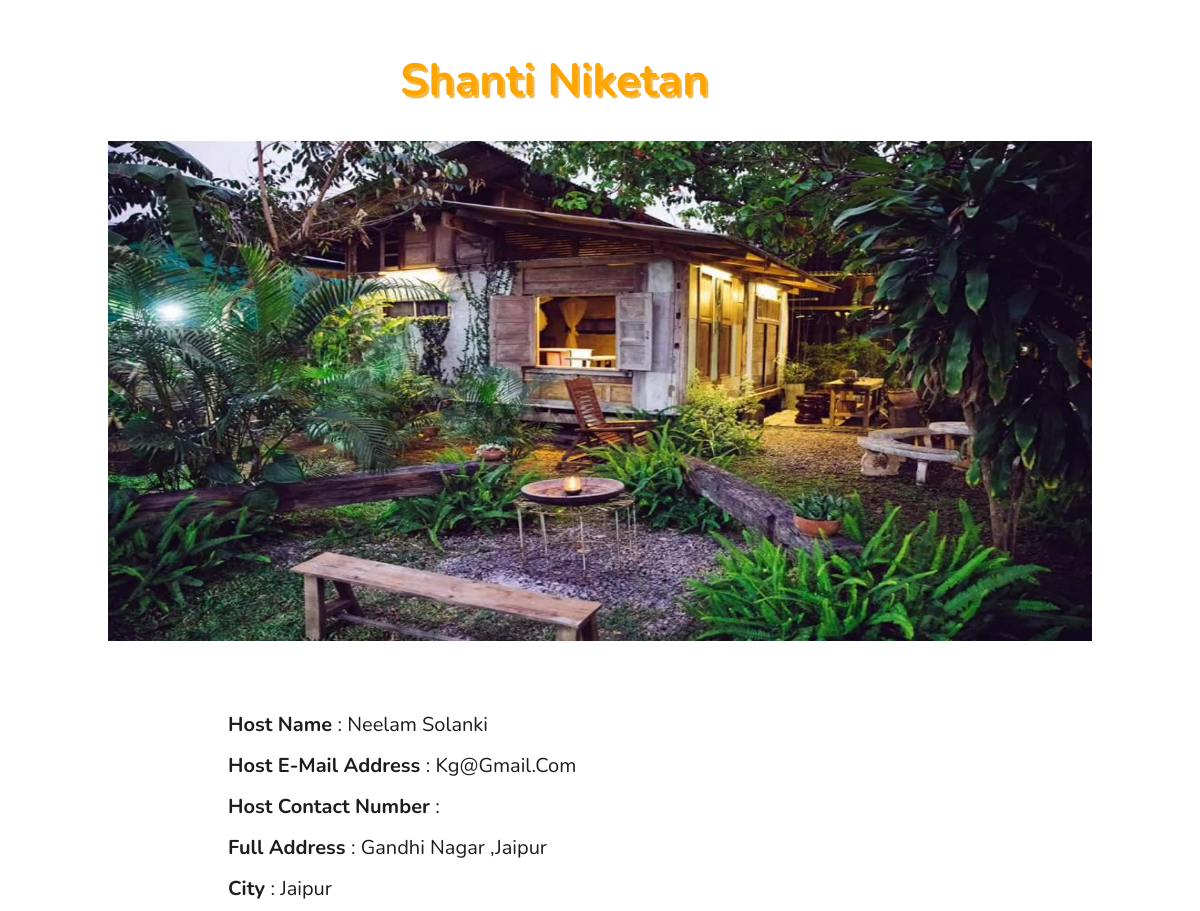
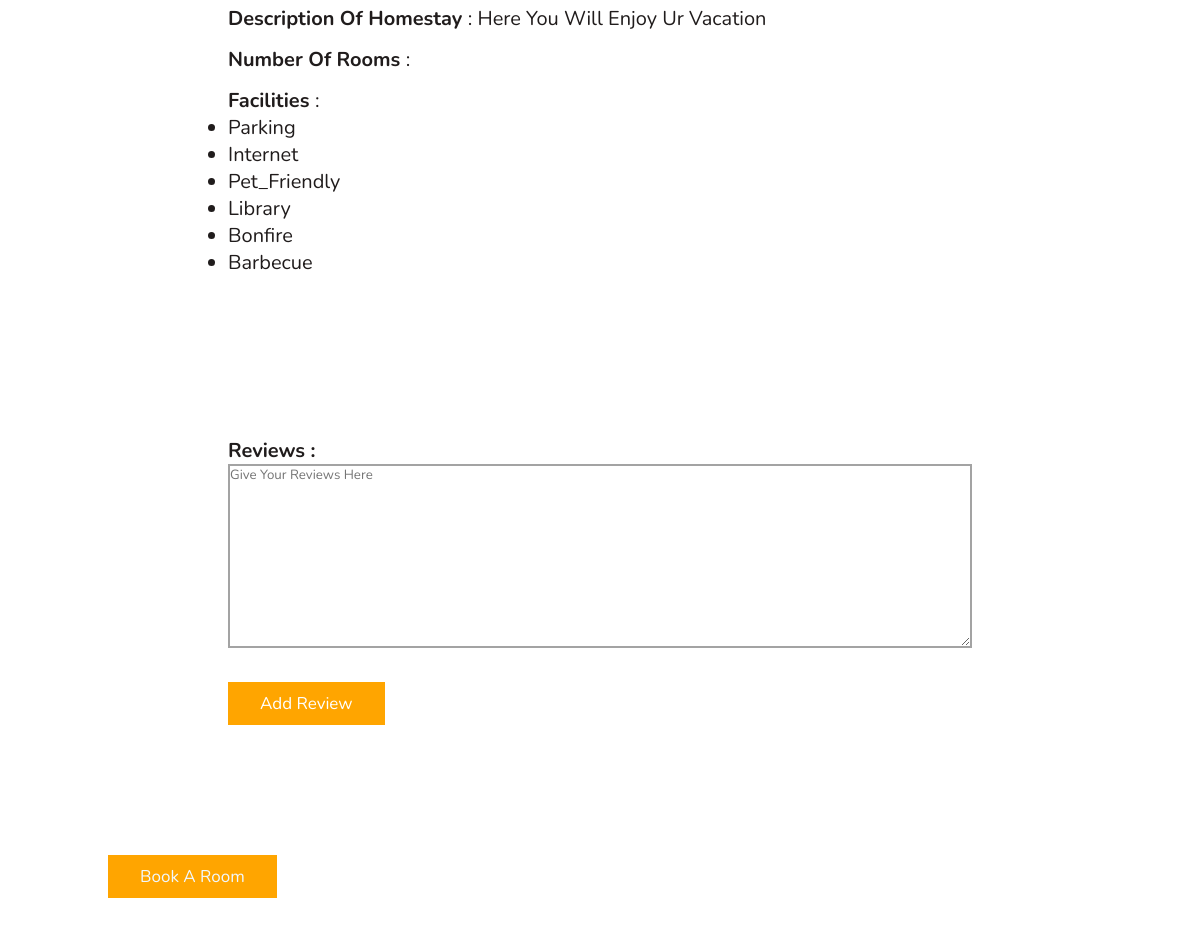
Page /2/profile on the committed database (2 pictures, top to bottom).
### models.py (models this page shows)
class Listroom(db.Model):
    id = db.Column(db.Integer, primary_key=True)
    email = db.Column(db.String(150))
    phone_no= db.Column(db.Integer)
    city = db.Column(db.String(150))
    host_name = db.Column(db.String(150))
    homestay_name = db.Column(db.String(150))
    address = db.Column(db.String(150))
    description= db.Column(db.String(150))
    no_of_room = db.Column(db.Integer)
    Parking = db.Column(db.Boolean)
    Internet = db.Column(db.Boolean)
    Running_Hot_water = db.Column(db.Boolean)
    Open_Seating_areas = db.Column(db.Boolean)
    Air_Condition = db.Column(db.Boolean)
    Pet_Friendly = db.Column(db.Boolean)
    Toiletries = db.Column(db.Boolean)
    Smoking_Allowed = db.Column(db.Boolean)
    Library = db.Column(db.Boolean)
    Bonfire = db.Column(db.Boolean)
    Barbecue = db.Column(db.Boolean)
    Pick_and_dropService = db.Column(db.Boolean)
    rent=db.Column(db.Integer)
    pic=db.Column(db.String(500))
    uid = db.Column("uid", db.Integer, db.ForeignKey('user.id'))
    review = db.relationship('Reviews', backref='room')
    booking = db.relationship('Booking', backref='room')

### main.py (the view)
@app.route('/<room_id>/profile')
def host_profile(room_id):
    room=Listroom.query.filter_by(id=int(room_id)).first()
    print(room)
    if room:
        l=[]
        if room.Parking ==True:
            l.append('Parking')
        if room.Internet ==True:
            l.append('Internet')
        if room.Running_Hot_water ==True:
            l.append('Running_Hot_water')
        if room.Open_Seating_areas ==True:
            l.append('Open_Seating_areas')
        if room.Air_Condition ==True:
            l.append('Air_Condition')
        if room.Pet_Friendly ==True:
            l.append('Pet_Friendly')
        if room.Toiletries ==True:
            l.append('Toiletries')
        if room.Smoking_Allowed ==True:
            l.append('Smoking_Allowed')
        if room.Library ==True:
            l.append('Library')
        if room.Bonfire ==True:
            l.append('Bonfire')
        if room.Barbecue ==True:
            l.append('Barbecue ')
        if room.Pick_and_dropService ==True:
            l.append('Pick_and_dropService')
        return render_template('host_profile.html',host=room,face=l,reviews=Reviews.query.filter_by(room_id=room.id).all())
    else:
        return redirect(url_for('index'))

### templates/host_profile.html (shortened to what this page needs)
    <!DOCTYPE html>
    <html lang="en">
    <head>
    </head>
    <body>
        <section class="host_profile" id="host_profile">
            <div class="box-container">
                <h1>{{host.homestay_name}}</h1>
                <div class="image-container">
                    <img src="{{host.pic}}" alt="homestay image">
                </div>
                <div class="box">
                    <span> <b> host name </b>: {{host.host_name}}</span> <br> <br>
                    <span> <b> host E-mail address </b>: {{host.email}}</span> <br> <br>
                    <span> <b> host contact number </b>: {{host.phone}}</span> <br> <br>
                    <span> <b> full address </b>: {{host.address}}</span> <br> <br>
                    <span> <b> city </b>: {{host.city}}</span> <br> <br>
                    <span> <b> description of homestay </b>: {{host.description}}</span> <br> <br>
                    <span> <b> number of rooms </b>: {{host.no_of_rooms}}</span> <br> <br>
                    <span> <b> facilities </b>: <ul>
                        {% for i in face  %}
                            <li>{{i}}</li>
                        {% endfor %}
                    </ul></span> <br> <br>
                </div>
                <form action="/{{host.id}}/review" method="POST">
                        <div class="box">
                        <label> <b> reviews :</b></label> <br>
                        <textarea name="review" cols="112" rows="10" required
                            placeholder="give your reviews here"></textarea>
                            <button type="submit" class="btn">Add review</button>
                        </div>
                    </form>
                    <button class="btn" type="button"><a href="/{{host.id}}/book" class="hello">book a room</a></button>
            </div>
        </section>
    </body>
    </html>

### templates/host_profile.html (style rules this page uses)
:root { --orange: #ffa500; }
* { font-family: 'Nunito', sans-serif; margin: 0; padding: 0; box-sizing: border-box; text-transform: capitalize; outline: none; border: none; text-decoration: none; transition: all .2s linear; }
html { font-size: 62.5%; overflow-x: hidden; scroll-padding-top: 6rem; scroll-behavior: smooth; }
section { padding: 2rem 9%; }
.host_profile .box-container { gap: 1.5rem; }
.host_profile .box-container .box { border-radius: .5rem; padding: 5rem 10rem; text-align: justify; margin: 2rem; }
.host_profile .box-container .image-container { display: flex; flex-wrap: wrap; gap: 1.5rem; flex-direction: row; justify-content: center; border: 5px #ffa500; }
.host_profile .box-container .image-container img { height: 500px; width: 1000px; margin: auto; }
.host_profile .box-container .box span { font-size: 2rem; color: rgb(32, 28, 28); padding: 1rem 0; margin: auto; }
.host_profile .box-container .box label { font-size: 2rem; color: rgb(32, 28, 28); padding: 1rem 0; margin: auto; }
.host_profile .box-container .box { border: 5px #333; }
textarea { border: 2px solid #0000005c; width: 100%; }
h1 { color: #ffa500; text-shadow: 2.5px 3px #f0b850; font-size: 45px; width: 400px; margin: 3rem auto; }
.btn { display: inline-block; margin: 2rem 30rem; background: var(--orange); color: #fff; padding: .8rem 3rem; border: .2rem solid var(--orange); cursor: pointer; font-size: 1.7rem; margin: 3rem auto; }
.hello { color:aliceblue; }

### rows in the picture
Listroom: homestay_name "Shanti Niketan", pic (picture), host_name "Neelam Solanki", email "Kg@Gmail.com", address "Gandhi Nagar ,jaipur", city "Jaipur", description "Here You Will Enjoy Ur Vacation"

### other values in the picture
{{ i }} "Parking" "Internet" "Pet_Friendly" "Library" "Bonfire" "Barbecue"
